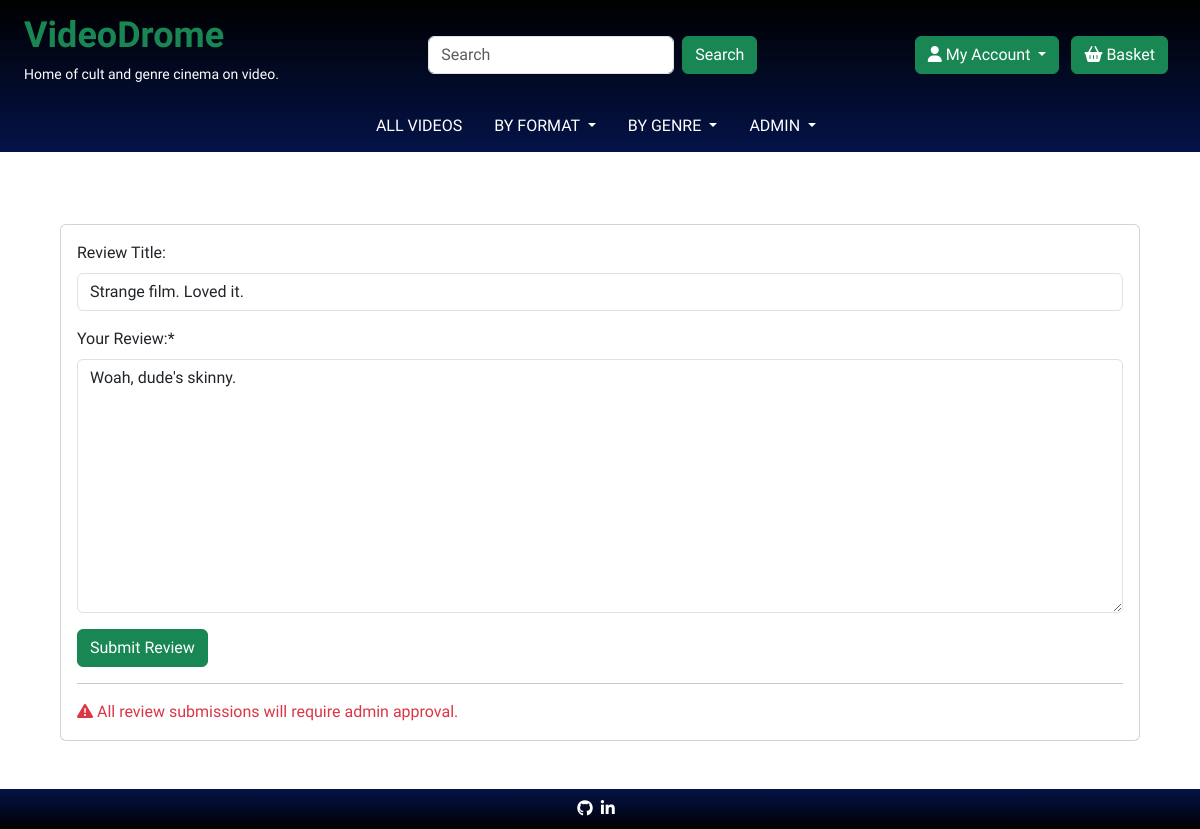
The app's page /videos/review/blood-for-dracula-dvd/2 (signed in), older data.
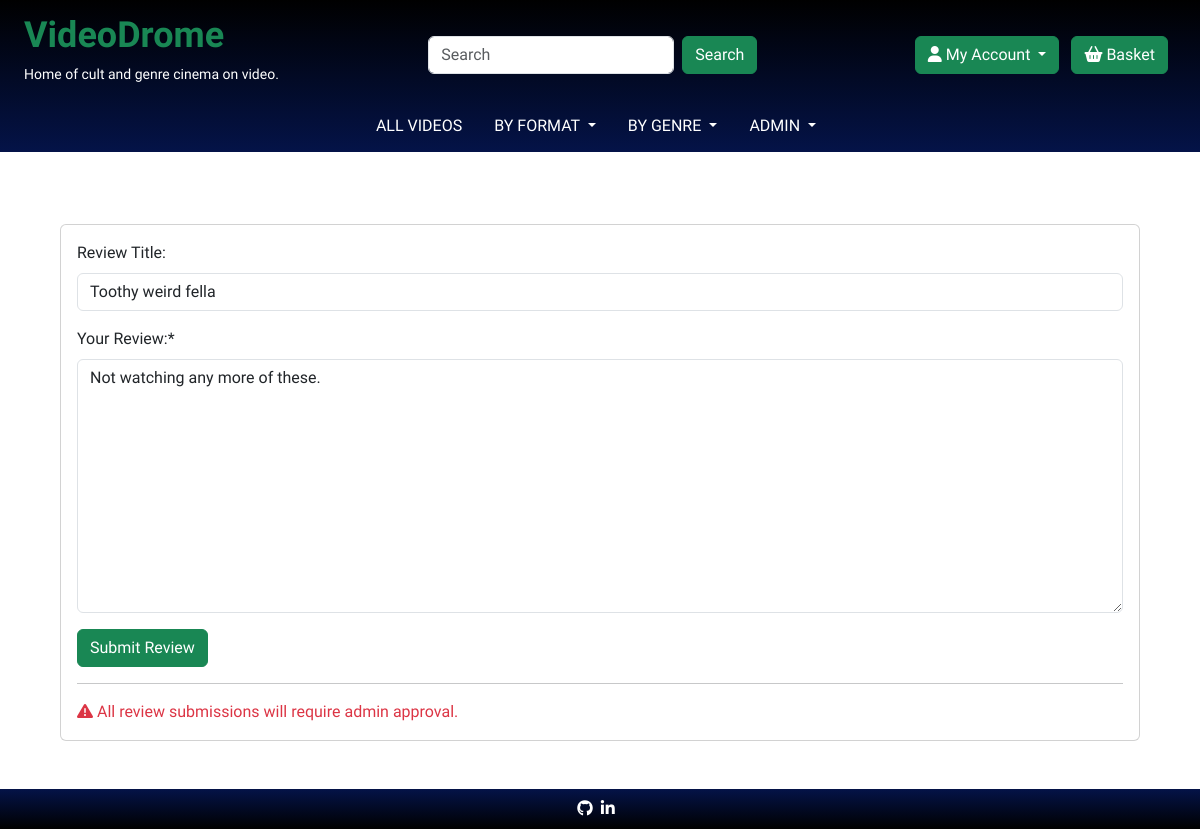
The same page, newer data.
### videos/models.py (models this page shows, shortened)
class UserReview(models.Model):
    video = models.ForeignKey(
    Video,
    on_delete=models.CASCADE,
    related_name="reviews"
    )
    title = models.CharField(max_length=250, blank=True)
    content = models.TextField()
    author = models.ForeignKey(
        User,
        on_delete=models.CASCADE,
        related_name="reviewer"
    )
    approved = models.BooleanField(default=False)
    created_on = models.DateTimeField(auto_now_add=True)
    updated_on = models.DateTimeField(auto_now=True)

### videos/views.py (the view)
# urls.py: path('review/<slug:slug>/<review_id>', views.update_review, name='update_review'),
def update_review(request, slug, review_id):
    video = get_object_or_404(Video, slug=slug)
    review = get_object_or_404(UserReview, id=review_id)
    if request.method == 'POST':
        review_form = ReviewForm(data=request.POST, instance=review)
        if review_form.is_valid() and review.author == request.user:
            review = review_form.save(commit=False)
            review.video = video
            review.approved = False
            review.save()
            messages.add_message(request, messages.SUCCESS, f"Review edit submitted. Awaiting admin approval.")
            review_form = ReviewForm()
            return HttpResponseRedirect(reverse('video_detail', args=[slug]))
        else:
            messages.add_message(request, messages.ERROR, f"Review failed to submit. Please check form.")
    else:
        review_form = ReviewForm(instance=review)
    context = {
        "video": video,
        "review_form": review_form,
    }
    return render(request, "videos/create_review.html", context)

### videos/forms.py
class ReviewForm(forms.ModelForm):
    class Meta:
        model = UserReview
        fields = ('title', 'content',)
        labels = {
            "title": "Review Title:",
            "content": "Your Review:",
        }

### basket/contexts.py (called while the page is built, shortened)
def in_basket(request):
    basket_items = []
    total = 0
    video_count = 0
    basket = request.session.get('basket', {})
    if total < settings.FREE_DELIVERY_THRESHOLD:
        delivery = total * Decimal(settings.STANDARD_DELIVERY_PERCENTAGE / 100)
        free_delivery_delta = settings.FREE_DELIVERY_THRESHOLD - total
    else:
        delivery = 0
        free_delivery_delta = 0
    grand_total = delivery + total
    context = {
        'basket_items': basket_items,
        'total': total,
        'video_count': video_count,
        'delivery': delivery,
        'free_delivery_delta': free_delivery_delta,
        'free_delivery_threshold': settings.FREE_DELIVERY_THRESHOLD,
        'grand_total': grand_total,
    }
    return context

### videos/contexts.py (called while the page is built)
def genre_list(request):
    genre_list = Genre.objects.all()
    context = {
        'genre_list': genre_list,
    }
    return context

### videos/templates/videos/create_review.html (shortened to what this page needs)
{% extends 'base.html' %} {% block content %}
{% load static %}
{% load crispy_forms_tags %}
<div class="container-fluid">
    <div class="row p-xl-5">
        <div class="col">
            <div class="card">
                <div class="card-body">
                    {% if user.is_authenticated %}
                    <form id="review_form" method="post" enctype="multipart/form-data">
                        {{ review_form | crispy }}
                        <button type="submit" class="btn btn-success">
                            Submit Review
                        </button>
                    </form>
                    <hr>
                    <div class="text-danger">
                        <i class="fa-solid fa-triangle-exclamation"></i>
                        All review submissions will require admin approval.
                    </div>
                    {% else %}
                    <div class="alert" role="alert">
                        <i class="fa-solid fa-triangle-exclamation"></i>
                        Please log in to write a review!
                    </div>
                    {% endif %}
                </div>
            </div>
        </div>
    </div>
</div>
{% endblock %}

### templates/base.html (shortened to what this page needs)
{% load static %}
<!doctype html>
<html lang="en">
  <head>
    {% block bootstrap_css %}
    <link href="https://cdn.jsdelivr.net/npm/bootstrap@5.3.3/dist/css/bootstrap.min.css" rel="stylesheet">
    {% endblock %}
    {% block static_css %}
    <link rel="stylesheet" href="{% static 'css/style.css' %}">
    {% endblock %}
  </head>
  <body class="d-flex flex-column h-100">
    {% include 'includes/nav-desktop.html' %}
    <div class="content-block">
      <div class="mt-4">
        {% block content %}
        {% endblock content %}
      </div>
    </div>
    <footer class="mt-auto">
      <nav class="navbar navbar-expand-lg">
        <div class="container-fluid">
          <div class="mx-auto">
            <ul class="navbar-nav">
              <li class="nav-item me-2">
                <a class="nav-link-white" aria-current="page" href="https://github.com/0davidog" target="_blank" rel="noopener"
                aria-label="Check out my work on Github (opens in new tab)"><i class="fa-brands fa-github"></i></a>
              </li>
              <li class="nav-item me-2">
                <a class="nav-link-white" aria-current="page" href="https://www.linkedin.com/in/davidcharlesogara/" target="_blank" rel="noopener"
                aria-label="Check out my profile on Linkedin (opens in new tab)"><i class="fa-brands fa-linkedin-in"></i></a>
              </li>
            </ul>
          </div>
        </div>
      </nav>
    </footer>
  </body>
</html>

### templates/includes/nav-desktop.html (shortened to what this page needs)
<header class="container-fluid fixed-top d-none d-xl-block">
    <nav class="navbar" id="nav-main">
      <div class="container-fluid">
        <div class="">
          <a class="navbar-brand orbitron-title text-success" href="{% url 'home' %}">VideoDrome</a>
          <p class="d-none d-xl-block"><small>Home of cult and genre cinema on video.</small></p>
        </div>
        <div class="d-none d-xl-inline">
          <form class="dropdown-item d-flex" role="search" method="GET" action="{% url 'videos' %}">
            <input class="form-control me-2" type="search" placeholder="Search" aria-label="Search" name="s-q">
            <button class="btn btn-success" type="submit">Search</button>
          </form>
        </div>
        <div class="">
          <div class="dropdown nav-item d-none d-xl-inline">
            <button class="btn btn-success dropdown-toggle ms-2 me-2" type="button" data-bs-toggle="dropdown" aria-expanded="false">
              <i class="fa-solid fa-user"></i>&nbsp;My Account
            </button>
          </div>
          <div class="nav-item d-none d-xl-inline">
            <a class="btn btn-success me-2" aria-current="page" href="{% url 'view_basket' %}">
                <i class="fa-solid fa-basket-shopping"></i>&nbsp;Basket
            </a>
          </div>
        </div>
      </div>
    </nav>
    <nav class="navbar navbar-expand-lg" id="nav-add">
      <div class="mx-auto">
      <ul class="navbar-nav">
        <li class="nav-item">
          <a class="btn btn-drop me-2" aria-current="page" href="{% url 'videos' %}">ALL VIDEOS</a>
        </li>
        <li class="nav-item">
          <div class="dropdown">
            <a class="btn btn-drop dropdown-toggle me-2" type="button" data-bs-toggle="dropdown" aria-expanded="false">
              BY FORMAT
            </a>
          </div>
        </li>
        <li class="nav-item">
          <div class="dropdown">
            <a class="btn btn-drop dropdown-toggle me-2" type="button" data-bs-toggle="dropdown" aria-expanded="false">
              BY GENRE
            </a>
            </div>
        </li>
        {% if user.is_authenticated and user.is_staff %}
        <li class="nav-item">
          <div class="dropdown">
            <a class="btn btn-drop dropdown-toggle me-2" type="button" data-bs-toggle="dropdown" aria-expanded="false">
              ADMIN
            </a>
            </div>
        </li>
        {% endif %}
      </ul>
      </div>
    </nav>
</header>

### static/css/style.css (style rules this page uses)
body { min-height: 100vh; color: #041348; font-family: "Orbitron", sans-serif; font-optical-sizing: auto; font-weight: 400; font-style: normal; font-size: 1rem; }
header { color:#ffffff; background-color: #041348; background-image: linear-gradient(to bottom, #000000, #041348); }
footer { color: #ffffff; background-color: #041348; background-image: linear-gradient(to top, #000000, #041348); }
.btn-drop { color:#ffffff; border: none; }
.orbitron-title { font-weight: 900; }
#nav-main { height: 54px; }
.content-block { margin-top: 54px; height: 100%; }
.nav-link-white { color: #ffffff; }
@media (min-width: 1200px) { .orbitron-title { font-size: 2.25rem;; } }
@media (min-width: 1200px) { #nav-main { height: 100px; } }
@media (min-width: 1200px) { #nav-add { height: 52px; } }
@media (min-width: 1200px) { .content-block { margin-top: 152px; } }

Row changes from the older to the newer data that the page shows:
changed UserReview: title "Strange film. Loved it." → "Toothy weird fella"; content "Woah, dude's skinny." → "Not watching any more of these."
